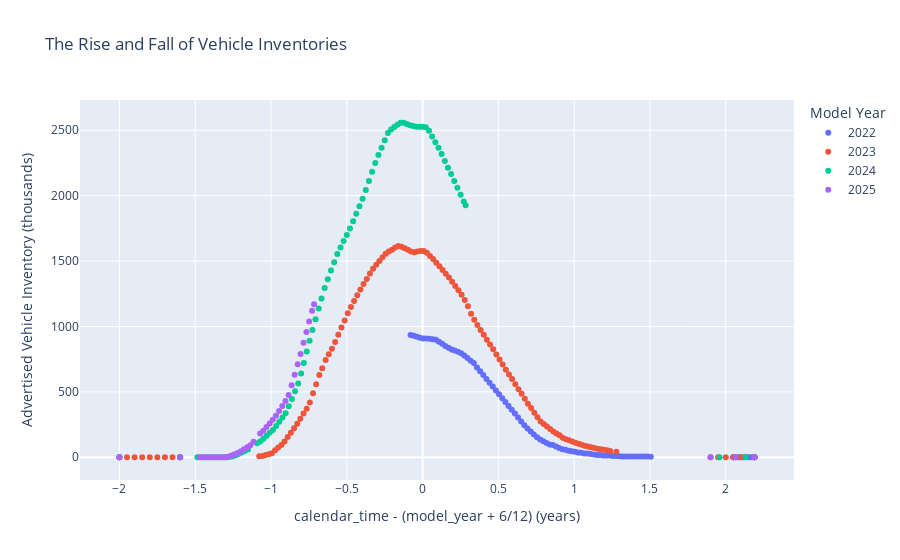

Notebook cell for this chart:
### Markdown cell above
## Plot Data

### Code cell
x = mixed_years.select("yr_diff").collect().to_series().to_numpy()
y = mixed_years.select("advertised_inventory").collect().to_series().to_numpy()
color = mixed_years.select(pl.col("model_year").cast(pl.Utf8)).collect().to_series().to_numpy()

px.scatter(
    x=x,
    y=y,
    color=color,
    title="The Rise and Fall of Vehicle Inventories",
    labels={
        "x": "calendar_time - (model_year + 6/12) (years)",
        "y": "Advertised Vehicle Inventory (thousands)",
        "color": "Model Year"
    }
)
